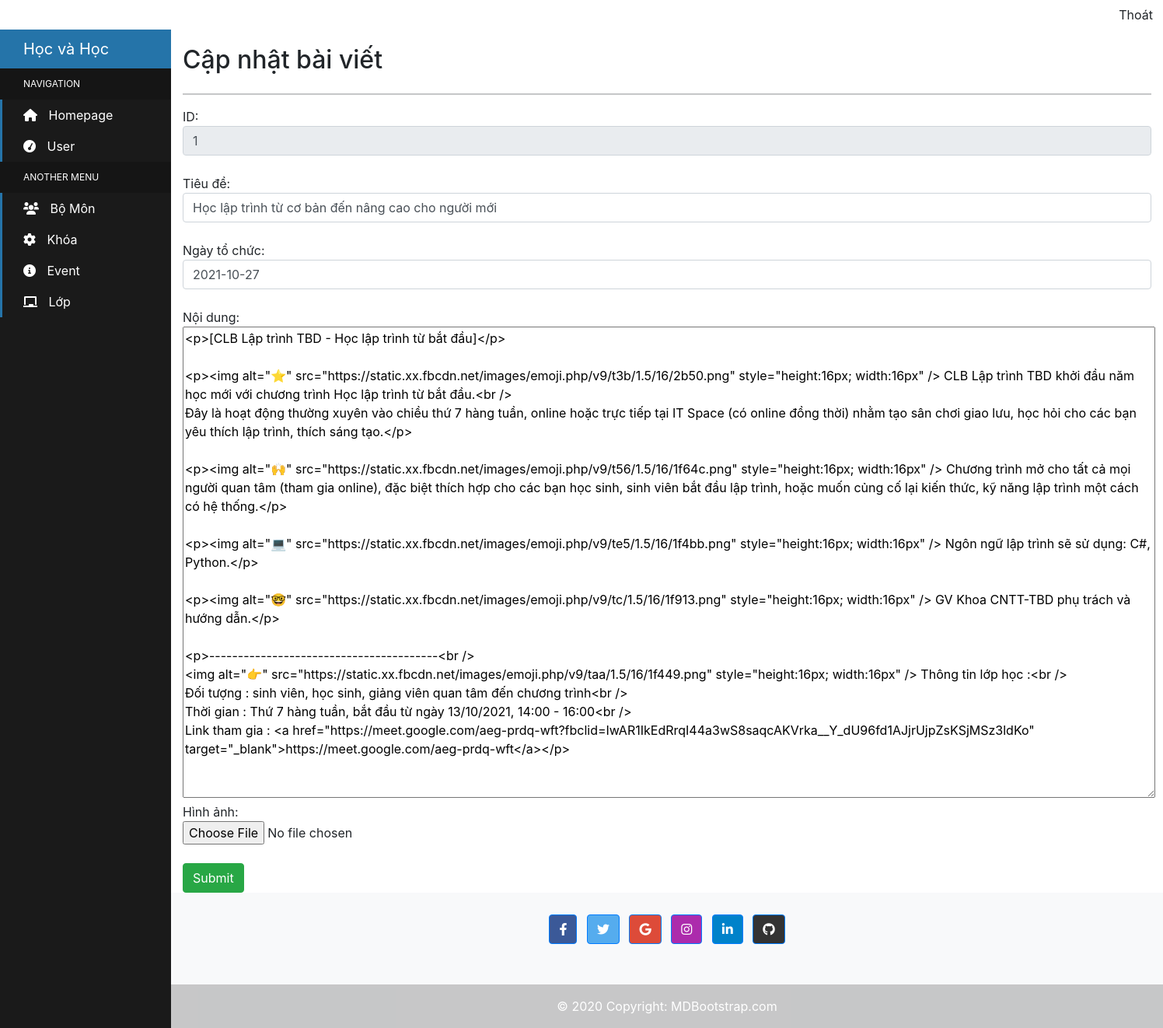
/admin/event/edit.php?id=1 (signed in), run on the app's committed database.
### tables this page shows
CREATE TABLE `sukien` (
  `sk_id` int(30) NOT NULL,
  `sk_name` varchar(250) NOT NULL,
  `sk_picture` varchar(500) NOT NULL,
  `sk_des` varchar(5000) NOT NULL,
  `sk_date` date NOT NULL
);

### admin/event/edit.php (the view, shortened to what this page needs)
<?php
    include '../header.php';
    include '../../config/connect.php';
    $id = $_GET['id'];
    settype($id,"int");
    $sql = "SELECT * from sukien where sk_id= '$id'";
    $result = mysqli_query($conn,$sql);
?>
<div class="sidebar-container">
    <div class="sidebar-logo">
        Học và Học
    </div>
    <ul class="sidebar-navigation">
        <li class="header">Navigation</li>
        <li>
            <a href="../trangchu.php">
                <i class="fa fa-home" aria-hidden="true"></i> Homepage
            </a>
        </li>
        <li>
            <a href="../user/user.php">
                <i class="fa fa-tachometer" aria-hidden="true"></i> User
            </a>
        </li>
        <li class="header">Another Menu</li>
        <li>
            <a href="../bomom/bomon.php">
                <i class="fa fa-users" aria-hidden="true"></i> Bộ Môn
            </a>
        </li>
        <li>
            <a href="../khoa/khoa.php">
                <i class="fa fa-cog" aria-hidden="true"></i> Khóa
            </a>
        </li>
        <li>
            <a href="../event/event.php">
                <i class="fa fa-info-circle" aria-hidden="true"></i> Event
            </a>
        </li>
        <li>
            <a href="../lop/lop.php">
                <i class="fa fa-chalkboard	" aria-hidden="true"></i> Lớp
            </a>
        </li>
    </ul>
</div>
<div class="content-container">
    <div class="container-fluid">
        <div id="page-wrapper">
            <div id="page-inner">
                <div class="row">
                    <div class="col-md-12">
                        <h2>Cập nhật bài viết</h2>
                    </div>
                </div>
                <hr />
                <form action="process-edit.php" method="post">
                    <?php
                  if(mysqli_num_rows($result)>0){
                      while($row=mysqli_fetch_assoc($result)){
                  ?>
                    ID:<br>
                    <input type="text" name="sk_id" value="<?php echo $id ?>" class="form-control" readonly><br>
                    Tiêu đề:<br>
                    <input type="text" name="sk_name" value="<?php echo $row['sk_name'] ?>" class="form-control"><br>
                    Ngày tổ chức:<br>
                    <input type="text" name="sk_date" value="<?php echo $row['sk_date'] ?>" class="form-control"><br>
                    Nội dung:<br>
                    <textarea name="sk_des" id="sk_des" rows="25" cols="120"><?php echo $row['sk_des'] ?></textarea>
                    <br>
                    Hình ảnh:<?php echo isset($error['image']) ? $error['image'] : ''; ?><br>
                    <input name="fileToUpload" type="file"><br>
                    <br>
                    <input type="submit" name="sk_picture" class="btn btn-success">
                    <?php
    }
}
?>
                </form>
            </div>
        </div>
    </div>
    <?php
    include '../footer.php';
?>

### admin/event/edit.php (style rules this page uses)
.sidebar-container { position: fixed; width: 220px; height: 100%; left: 0; overflow-x: hidden; overflow-y: auto; background: #1a1a1a; color: #fff; }
.content-container { padding-top: 20px; }
.sidebar-logo { padding: 10px 15px 10px 30px; font-size: 20px; background-color: #2574A9; }
.sidebar-navigation { padding: 0; margin: 0; list-style-type: none; position: relative; }
.sidebar-navigation li { background-color: transparent; position: relative; display: inline-block; width: 100%; line-height: 20px; }
.sidebar-navigation li a { padding: 10px 15px 10px 30px; display: block; color: #fff; }
.sidebar-navigation li .fa { margin-right: 10px; }
.sidebar-navigation li::before { background-color: #2574A9; position: absolute; content: ''; height: 100%; left: 0; top: 0; -webkit-transition: width 0.2s ease-in; transition: width 0.2s ease-in; width: 3px; z-index: -1; }
.sidebar-navigation .header { font-size: 12px; text-transform: uppercase; background-color: #151515; padding: 10px 15px 10px 30px; }
.sidebar-navigation .header::before { background-color: transparent; }
.content-container { padding-left: 220px; }

### data on the page
sukien: sk_name "Học lập trình từ cơ bản đến nâng cao cho người mới", sk_date "2021-10-27", sk_des "<p>[CLB Lập trình TBD - Học lập trình từ bắt đầu]</p> <p><img alt=\"⭐\" src=\"https://static.xx.fbcdn.net/images/emoji.php/v9/t3b/1.5/16/2b50.png\" style=\"height:16px; width:16px\" /> CLB Lập trình TBD khởi đầu năm học mới với chương trình Học lập trình từ bắt đầu.<br /> Đây là hoạt động thường xuyên vào chiều thứ 7 hàng tuần, online hoặc trực tiếp tại IT Space (có online đồng thời) nhằm tạo sân chơi giao lưu, học hỏi cho các bạn yêu thích lập trình, thích sáng tạo.</p> <p><img alt=\"🙌\" src=\"https://static.xx.fbcdn.net/images/emoji.php/v9/t56/1.5/16/1f64c.png\" style=\"height:16px; width:16px\" /> Chương trình mở cho tất cả mọi người quan tâm (tham gia online), đặc biệt thích hợp cho các bạn học…"
